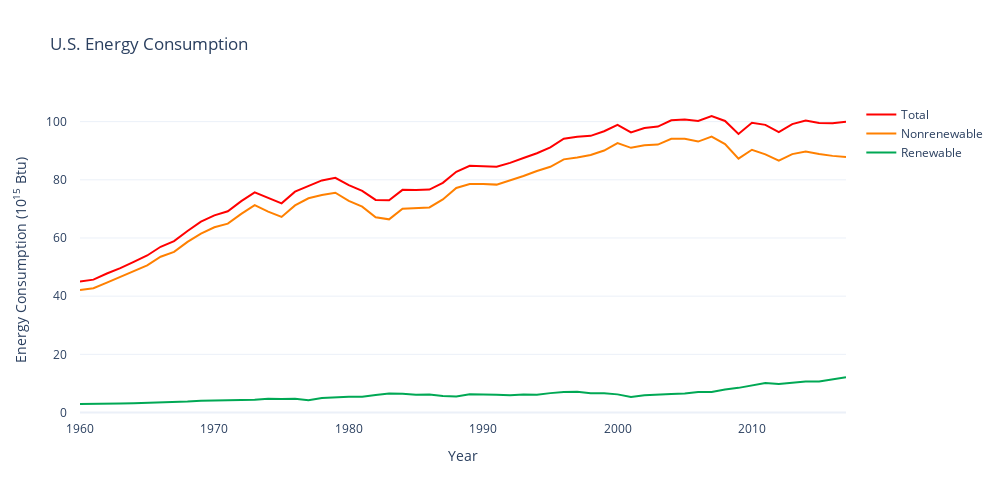

The notebook cell this image was saved under:
### Code cell
for sector in ['Total All Sectors']:#sectors:
    
    plot_df = country_dfs['Total All Sectors']
    plot_df = plot_df.applymap(lambda x: round(x/1_000_000,2))
    
    fig = go.Figure()
    
    fig.add_trace(go.Scatter(
        x=plot_df.index.year,               
        y=plot_df['Renewable Sources'] + plot_df['Nonrenewable Sources'],                
        mode=None,  
        name='Total',        
        line_color='rgb(255,0,0)'
        )
    )
    
    fig.add_trace(go.Scatter(
        x=plot_df.index.year,        
        y=plot_df['Nonrenewable Sources'],           
        mode=None, 
        fill=None,
        name='Nonrenewable',
        line_color=line_colors['Nonrenewable Sources']   
        )
    )
    
    fig.add_trace(go.Scatter(
        x=plot_df.index.year,               
        y=plot_df['Renewable Sources'],                
        mode=None,  
        name='Renewable',        
        line_color=line_colors['Renewable Sources']
        )
    )
    
    
    
    
    fig.update_layout(
        title = 'U.S. Energy Consumption',
        template = "plotly_white",
        xaxis_title = 'Year',
        yaxis_title = 'Energy Consumption (10<sup>15</sup> Btu)',
        yaxis_showgrid=True,
        xaxis_showgrid=False,
        yaxis_ticks='outside',
        yaxis_tickcolor='white',
        yaxis_ticklen=10,
        yaxis_zeroline=True,
        paper_bgcolor='rgba(0,0,0,0)',
        plot_bgcolor='rgba(0,0,0,0)',
        legend_traceorder='normal',
#         yaxis_range=[0, 7],
#         xaxis_range=[2000, 2017],
        width = 1000, #1000
        height = 500,  #500      
        )
    
    fig.show()
#     filename=sector.lower().replace(' ','_')
    fig.write_image(f'figures/or_2000.png',scale=2)

### Figure 1 — Plotly figure (JSON) as saved in the notebook; plotly's stock layout.template omitted (floating-point values rounded to 4 significant figures)
{"data": [{"line": {"color": "rgb(255,0,0)"}, "name": "Total", "type": "scatter", "x": [2017, 2016, 2015, 2014, 2013, 2012, 2011, 2010, 2009, 2008, 2007, 2006, 2005, 2004, 2003, 2002, 2001, 2000, 1999, 1998, 1997, 1996, 1995, 1994, 1993, 1992, 1991, 1990, 1989, 1988, 1987, 1986, 1985, 1984, 1983, 1982, 1981, 1980, 1979, 1978, 1977, 1976, 1975, 1974, 1973, 1972, 1971, 1970, 1969, 1968, 1967, 1966, 1965, 1964, 1963, 1962, 1961, 1960], "y": [99.94, 99.48, 99.53, 100.4, 99.16, 96.39, 98.9, 99.62, 95.76, 100.2, 101.9, 100.2, 100.7, 100.5, 98.3, 97.82, 96.31, 98.88, 96.7, 95.12, 94.81, 94.12, 91.14, 89.12, 87.48, 85.81, 84.49, 84.63, 84.84, 82.74, 78.96, 76.66, 76.46, 76.54, 72.94, 73.1, 76.18, 78.16, 80.7, 79.79, 77.87, 75.94, 71.92, 73.81, 75.68, 72.67, 69.18, 67.77, 65.61, 62.42, 58.93, 56.98, 53.99, 51.78, 49.62, 47.78, 45.68, 45.03]}, {"line": {"color": "rgb(255,128,0)"}, "name": "Nonrenewable", "type": "scatter", "x": [2017, 2016, 2015, 2014, 2013, 2012, 2011, 2010, 2009, 2008, 2007, 2006, 2005, 2004, 2003, 2002, 2001, 2000, 1999, 1998, 1997, 1996, 1995, 1994, 1993, 1992, 1991, 1990, 1989, 1988, 1987, 1986, 1985, 1984, 1983, 1982, 1981, 1980, 1979, 1978, 1977, 1976, 1975, 1974, 1973, 1972, 1971, 1970, 1969, 1968, 1967, 1966, 1965, 1964, 1963, 1962, 1961, 1960], "y": [87.85, 88.23, 88.88, 89.75, 88.83, 86.6, 88.75, 90.33, 87.28, 92.3, 94.89, 93.15, 94.15, 94.12, 92.12, 91.92, 91, 92.64, 90.07, 88.51, 87.69, 87.03, 84.47, 83.03, 81.31, 79.91, 78.35, 78.53, 78.54, 77.21, 73.27, 70.49, 70.33, 70.06, 66.41, 67.1, 70.76, 72.74, 75.58, 74.78, 73.66, 71.21, 67.23, 69.07, 71.27, 68.29, 64.92, 63.7, 61.52, 58.65, 55.24, 53.55, 50.59, 48.55, 46.52, 44.66, 42.73, 42.1]}, {"line": {"color": "rgb(0,168,84)"}, "name": "Renewable", "type": "scatter", "x": [2017, 2016, 2015, 2014, 2013, 2012, 2011, 2010, 2009, 2008, 2007, 2006, 2005, 2004, 2003, 2002, 2001, 2000, 1999, 1998, 1997, 1996, 1995, 1994, 1993, 1992, 1991, 1990, 1989, 1988, 1987, 1986, 1985, 1984, 1983, 1982, 1981, 1980, 1979, 1978, 1977, 1976, 1975, 1974, 1973, 1972, 1971, 1970, 1969, 1968, 1967, 1966, 1965, 1964, 1963, 1962, 1961, 1960], "y": [12.09, 11.25, 10.65, 10.64, 10.33, 9.79, 10.15, 9.29, 8.48, 7.93, 7.05, 7.06, 6.56, 6.36, 6.18, 5.9, 5.31, 6.24, 6.63, 6.61, 7.12, 7.09, 6.67, 6.09, 6.17, 5.9, 6.14, 6.1, 6.3, 5.53, 5.69, 6.17, 6.13, 6.48, 6.53, 6, 5.42, 5.42, 5.12, 5.01, 4.21, 4.73, 4.69, 4.74, 4.41, 4.38, 4.26, 4.07, 4.09, 3.77, 3.69, 3.43, 3.4, 3.23, 3.1, 3.12, 2.95, 2.93]}], "layout": {"height": 500, "legend": {"traceorder": "normal"}, "paper_bgcolor": "rgba(0,0,0,0)", "plot_bgcolor": "rgba(0,0,0,0)", "title": {"text": "U.S. Energy Consumption"}, "width": 1000, "xaxis": {"showgrid": false, "title": {"text": "Year"}}, "yaxis": {"showgrid": true, "tickcolor": "white", "ticklen": 10, "ticks": "outside", "title": {"text": "Energy Consumption (10<sup>15</sup> Btu)"}, "zeroline": true}}}
